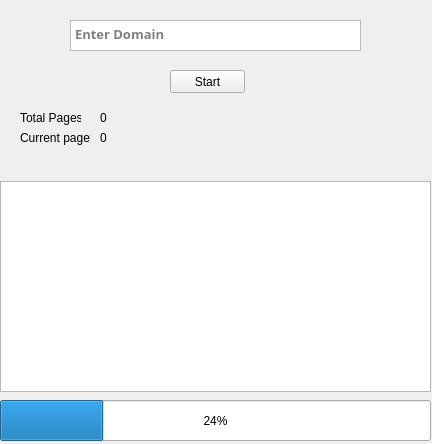
<?xml version="1.0" encoding="UTF-8"?>
<ui version="4.0">
 <class>MainWindow</class>
 <widget class="QMainWindow" name="MainWindow">
  <property name="geometry">
   <rect>
    <x>0</x>
    <y>0</y>
    <width>432</width>
    <height>444</height>
   </rect>
  </property>
  <property name="minimumSize">
   <size>
    <width>432</width>
    <height>444</height>
   </size>
  </property>
  <property name="maximumSize">
   <size>
    <width>432</width>
    <height>444</height>
   </size>
  </property>
  <property name="windowTitle">
   <string>MainWindow</string>
  </property>
  <widget class="QWidget" name="centralwidget">
   <widget class="QTextEdit" name="domain">
    <property name="geometry">
     <rect>
      <x>70</x>
      <y>20</y>
      <width>291</width>
      <height>31</height>
     </rect>
    </property>
    <property name="font">
     <font>
      <family>Yu Gothic UI Semibold</family>
      <pointsize>10</pointsize>
      <weight>75</weight>
      <bold>true</bold>
     </font>
    </property>
    <property name="placeholderText">
     <string>Enter Domain</string>
    </property>
   </widget>
   <widget class="QProgressBar" name="broken_progress">
    <property name="geometry">
     <rect>
      <x>0</x>
      <y>400</y>
      <width>431</width>
      <height>41</height>
     </rect>
    </property>
    <property name="value">
     <number>24</number>
    </property>
   </widget>
   <widget class="QPushButton" name="startBrChk">
    <property name="geometry">
     <rect>
      <x>170</x>
      <y>70</y>
      <width>75</width>
      <height>23</height>
     </rect>
    </property>
    <property name="text">
     <string>Start</string>
    </property>
   </widget>
   <widget class="QListView" name="links_log">
    <property name="geometry">
     <rect>
      <x>0</x>
      <y>181</y>
      <width>431</width>
      <height>211</height>
     </rect>
    </property>
   </widget>
   <widget class="QLabel" name="label">
    <property name="geometry">
     <rect>
      <x>20</x>
      <y>110</y>
      <width>61</width>
      <height>16</height>
     </rect>
    </property>
    <property name="text">
     <string>Total Pages:</string>
    </property>
   </widget>
   <widget class="QLabel" name="label_2">
    <property name="geometry">
     <rect>
      <x>20</x>
      <y>130</y>
      <width>71</width>
      <height>16</height>
     </rect>
    </property>
    <property name="text">
     <string>Current page:</string>
    </property>
   </widget>
   <widget class="QLabel" name="t_pages">
    <property name="geometry">
     <rect>
      <x>100</x>
      <y>110</y>
      <width>121</width>
      <height>16</height>
     </rect>
    </property>
    <property name="text">
     <string>0</string>
    </property>
   </widget>
   <widget class="QLabel" name="c_page">
    <property name="geometry">
     <rect>
      <x>100</x>
      <y>130</y>
      <width>121</width>
      <height>16</height>
     </rect>
    </property>
    <property name="text">
     <string>0</string>
    </property>
   </widget>
  </widget>
 </widget>
 <resources/>
 <connections/>
</ui>
